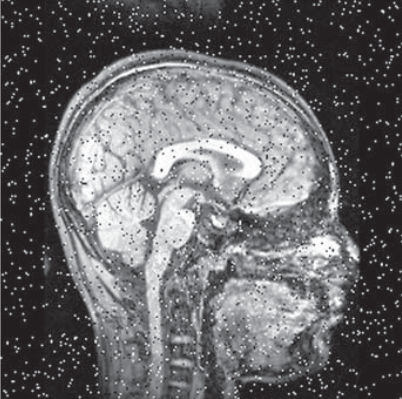
#> input picture sal-pimenta.png, 402 x 399 px
$ jupyter execute --allow-errors lab3.ipynb
#> lines starting #> are read from the running program, lines starting #| are printed output that depends on the picture
[cell 1]
# Parte 1 - Pergunta

# Para que o ruído seja atenuado e as bordas das estruturas representadas sejam preservadas,
# deve-se aplicar na imagem o filtro:

# a) Sobel
# b) da média
# c) Laplaciano
# d) do mínimo
# e) da mediana

[cell 2]
# Resposta: D

[cell 3]
# Imagem original:

[cell 4]
from PIL import Image, ImageFilter, ImageOps
from matplotlib import pyplot as plt

img = Image.open("sal-pimenta.png")
#> img is the input picture: PIL image 402x399 RGBA; mean R, G, B, A 103.8, 103.2, 104.8, 255
img = img.convert("L")
#> img: PIL image 402x399 L
plt.imshow(img)

[cell 5]
# Filtro Sobel

[cell 6]
from scipy import ndimage
from PIL import Image, ImageFilter, ImageOps
import matplotlib.pyplot as plt

img = Image.open("sal-pimenta.png")
img = img.convert("L")
filtro = ndimage.sobel(img, 0)
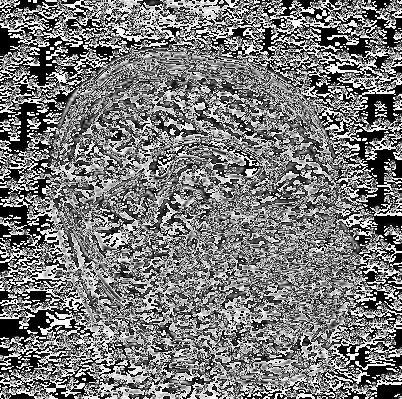
#> filtro: shape (399, 402); min 0, max 255, mean 121
plt.imshow(filtro)

[cell 7]
# Filtro de Média:

[cell 8]
from PIL import Image, ImageFilter
from matplotlib import pyplot as plt

img = Image.open("sal-pimenta.png")
img = img.convert("L")

k = []
for i in range(25):
    k.append(1.0/25)

filtro = ImageFilter.Kernel((5,5),k)
res = img.filter(filtro)
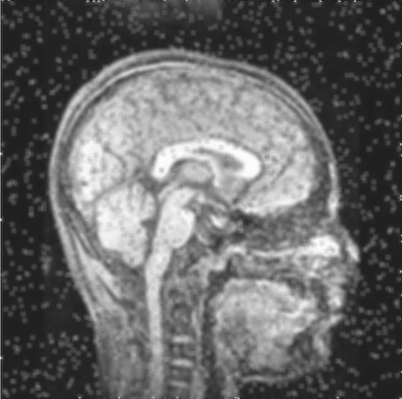
#> res: PIL image 402x399 L; min 32, max 253, mean 103.6
plt.imshow(res)

[cell 9]
# Filtro Laplaciano:

[cell 10]
from PIL import Image, ImageFilter, ImageOps
from matplotlib import pyplot as plt

img = Image.open("sal-pimenta.png")
img = img.convert("L")
plt.imshow(img)

k = [0,0,1,0,0,0,1,2,1,0,1,2,-16,2,1,0,1,2,1,0,0,0,1,0,0]
filtro = ImageFilter.Kernel((5,5),k)
res = img.filter(filtro)
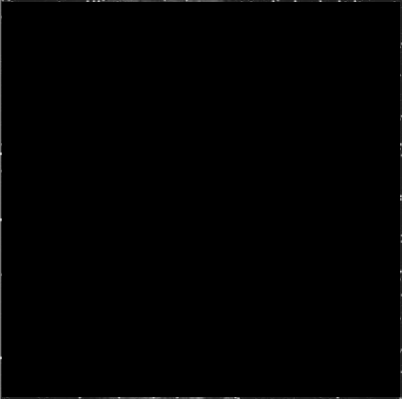
#> res: PIL image 402x399 L; min 0, max 223, mean 1.2
plt.imshow(res)
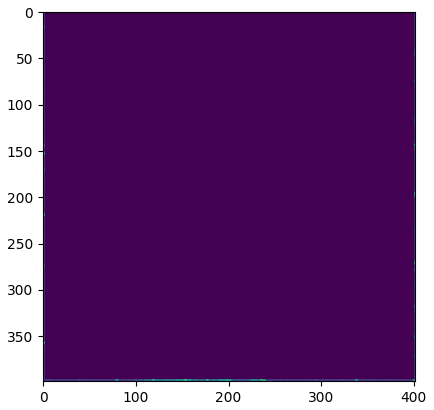
#> figure drawn by matplotlib, 1 panel

[cell 11]
# Filtro Mínimo:

[cell 12]
from PIL import Image
from PIL import ImageFilter
from matplotlib import pyplot as plt

img = Image.open("sal-pimenta.png")
#> (the rest of this cell did not finish here and is left out)

[cell 13]
# Filtro Mediano:

[cell 14]
from PIL import Image
from matplotlib import pyplot as plt

width = 402
height = 399

img = Image.open("sal-pimenta.png")
#> (the rest of this cell did not finish here and is left out)

[cell 15]
# Parte 2 - Filtro Personalizado:

[cell 16]
from PIL import Image
from matplotlib import pyplot as plt

width = 402
height = 399

img = Image.open("sal-pimenta.png")
members = [(0,0)] * 9
newimg = Image.new("RGB",(width,height),"white")
#> newimg: PIL image 402x399 RGB; every value is 255
for i in range(1,width-1):
    for j in range(1,height-1):
        members[0] = img.getpixel((i-1,j-1))
        members[1] = img.getpixel((i-1,j))
        members[2] = img.getpixel((i-1,j+1))
        members[3] = img.getpixel((i,j-1))
        members[4] = img.getpixel((i,j))
        members[5] = img.getpixel((i,j+1))
        members[6] = img.getpixel((i+1,j-1))
        members[7] = img.getpixel((i+1,j))
        members[8] = img.getpixel((i+1,j+1))
        members.sort()
        newimg.putpixel((i,j),(members[1]))
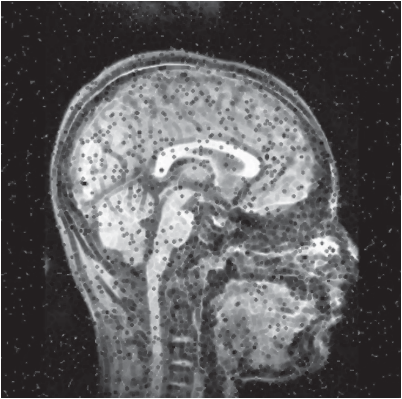
#> newimg: PIL image 402x399 RGB; mean R, G, B 93, 92, 93.7
#> after the loop, members = [(43, 40, 41, 255), (46, 43, 45, 255), (48, 45, 47, 255), (72, 71, 72, 255), (87, 86, 88, 255), (99, 99, 101, 255), (108, 108, 110, 255), (141, 142, 144, 255), (166, 168, 171, 255)]

plt.imshow(newimg)

$ run again, with 5.png copied over sal-pimenta.png
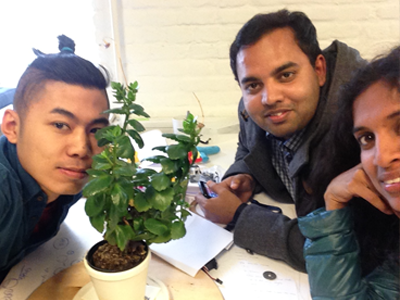
#> input picture 5.png, 400 x 300 px
#> img is the input picture: PIL image 400x300 RGB; mean R, G, B 147.6, 134.4, 120.3
#> img: PIL image 400x300 L
#> `filtro = ndimage.sobel(img, 0)`:
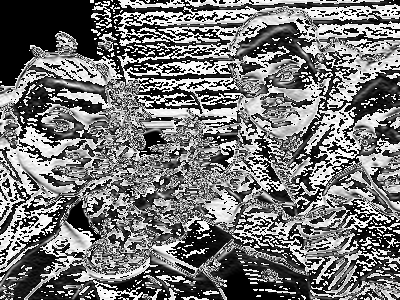
#> filtro: shape (300, 400); min 0, max 255, mean 117.2
#> `res = img.filter(filtro)`:
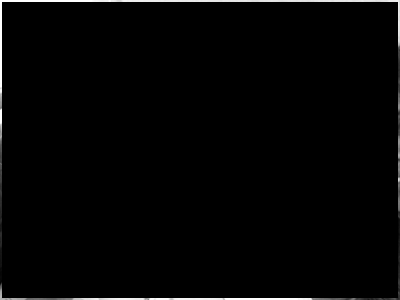
#> res: PIL image 400x300 L; min 0, max 255, mean 3.9
#> newimg: PIL image 402x399 RGB; every value is 255
